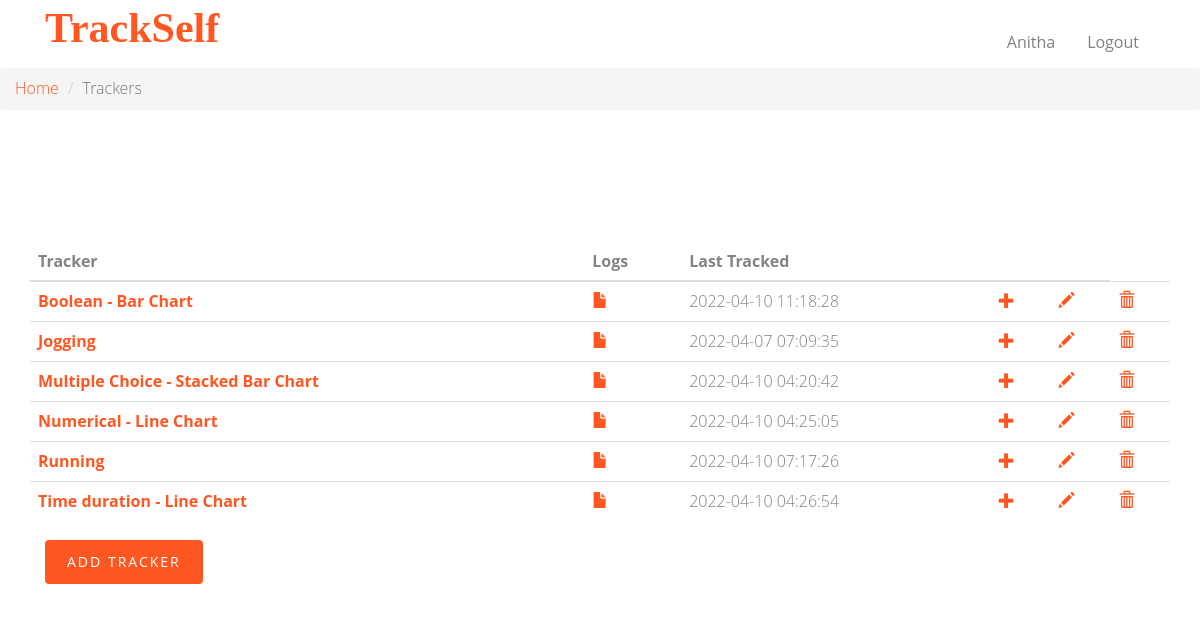
The app's page /trackers (signed in) with its own data.
### final/application/models.py (models this page shows)
class User(db.Model, UserMixin):
    __tablename__ = 'user'
    id = db.Column(db.Integer, autoincrement=True, primary_key=True)
    username = db.Column(db.String, unique=False)
    email = db.Column(db.String, unique=True)
    password = db.Column(db.String(255))
    active = db.Column(db.Boolean())
    roles = db.relationship('Role', secondary=roles_users,backref=db.backref('users', lazy='dynamic'))

class Tracker(db.Model):
    __tablename__ = 'tracker'
    id = db.Column(db.Integer, autoincrement=True, primary_key=True)
    name = db.Column(db.String, unique=True, nullable=False)
    description = db.Column(db.String, nullable=False)
    type = db.Column(db.String, nullable=False)
    settings = db.Column(db.String)

### final/application/controllers.py (the view)
@app.route("/trackers")
@login_required
def trackers_page():
    latest_logs = db.session.query(
        Log.tracker, db.func.max(Log.timestamp).label('last_tracked')
    ).group_by(Log.tracker).subquery()
    trackers = db.session.query(Tracker.id, Tracker.name, latest_logs.c.last_tracked).outerjoin(latest_logs, Tracker.id ==
                                                                               latest_logs.c.tracker)
    return render_template('trackers-get.html', trackers=trackers)

### final/templates/trackers-get.html (shortened to what this page needs)
<!DOCTYPE html>
<html class="no-js">
<head>
    {% include 'css.html' %}
</head>
<body>
<div id="fh5co-wrapper">
    <div id="fh5co-page">
        <header id="fh5co-header-section" class="sticky-banner">
            <div class="container">
                <div class="nav-header">
                    <h1 id="fh5co-logo" class="col-sm-2"><a href="/">TrackSelf</a></h1>
                    {% include 'login-state.html' %}
                </div>
            </div>
        </header>
        <nav aria-label="breadcrumb">
            <ol class="breadcrumb">
                <li class="breadcrumb-item"><a href="/">Home</a></li>
                <li class="breadcrumb-item active" aria-current="page">Trackers</li>
            </ol>
        </nav>
        <div id="fh5co-contact" class="animate-box">
            <div class="container">
                <div class="row">
                    <div class="col-md-12">
                        <table id="tracker-table" class="table">
                            <thead>
                            <th scope="col">Tracker</th>
                            <th scope="col">Logs</th>
                            <th scope="col">Last Tracked</th>
                            <th scope="col"></th>
                            <th scope="col"></th>
                            </thead>
                            <tbody>
                            {% for tracker in trackers%}
                            <tr>
                                <th scope="row"><a href="/trackers/{{ tracker['id'] }}">{{ tracker['name'] }}</a></th>
                                <td><a href="/trackers/{{ tracker['id'] }}/logs"><i
                                        class="glyphicon glyphicon-file"></i></a></td>
                                <td>{{ tracker['last_tracked'] }}</td>
                                <td><a href="/trackers/{{ tracker['id'] }}/logs/create"><i
                                        class="glyphicon glyphicon-plus"></i></a></td>
                                <td><a href="/trackers/{{ tracker['id'] }}/update"><i
                                        class="glyphicon glyphicon-pencil"></i></a></td>
                                <td><a href="/trackers/{{ tracker['id'] }}/delete"><i
                                        class="glyphicon glyphicon-trash"></i></a></td>
                            </tr>
                            {% endfor %}
                            </tbody>
                        </table>
                        <div class="col-md-12">
                            <div class="form-group">
                                <button id="myButton" class="btn btn-primary">Add Tracker</button>
                            </div>
                        </div>
                    </div>
                </div>
            </div>
        </div>
    </div>
</div>
</body>
</html>

### final/templates/login-state.html (shortened to what this page needs)
<nav id="fh5co-menu-wrap" role="navigation" class="col-sm-10">
    <ul class="sf-menu" id="fh5co-primary-menu">
         {% if current_user.is_authenticated %}
            <li>
                <a href = "#">{{current_user.username}}</a>
            </li>
            <li>
                <a href = "/logout">Logout</a>
            </li>
        {% endif %}
    </ul>
</nav>

### final/static/css/superfish.css (style rules this page uses)
.sf-menu, .sf-menu * { margin: 0; padding: 0; list-style: none; }
.sf-menu li { position: relative; }
.sf-menu > li { float: left; }
.sf-menu a { display: block; position: relative; }
.sf-menu { float: left; margin-bottom: 1em; }
.sf-menu a { border-left: 1px solid #fff; border-top: 1px solid #dFeEFF; border-top: 1px solid rgba(255,255,255,.5); padding: .75em 1em; text-decoration: none; zoom: 1; }
.sf-menu a { color: #13a; }
.sf-menu li { background: #BDD2FF; white-space: nowrap; *white-space: normal; -webkit-transition: background .2s; transition: background .2s; }

### final/static/css/style.css (style rules this page uses)
body { font-family: "Open Sans", Arial, sans-serif; line-height: 1.6; font-size: 16px; background: #fff; color: #848484; font-weight: 300; overflow-x: hidden; }
a { color: #ff5722; -webkit-transition: 0.5s, ease; -o-transition: 0.5s, ease; transition: 0.5s, ease; }
p, ul, ol { margin-bottom: 1.5em; font-size: 16px; color: #848484; font-family: "Open Sans", Arial, sans-serif; }
h1, h2, h3, h4, h5, h6 { color: #5a5a5a; font-family: "Open Sans", Arial, sans-serif; font-weight: 400; margin: 0 0 30px 0; }
.sf-menu { margin: 7px 0 0 0 !important; }
.sf-menu { float: right; }
.sf-menu a { color: rgba(0, 0, 0, 0.5); padding: 0.75em 1em !important; font-weight: normal; border-left: none; border-top: none; border-top: none; text-decoration: none; zoom: 1; font-size: 16px; border-bottom: none !important; }
.sf-menu li, .sf-menu ul li, .sf-menu ul ul li, .sf-menu li:hover, .sf-menu li.sfHover { background: transparent; }
#fh5co-header-section { padding: 0; position: relative; left: 0; width: 100%; z-index: 1022; background: #fff; }
.nav-header { position: relative; float: left; width: 100%; }
#fh5co-logo { position: relative; z-index: 2; font-size: 22px; text-transform: uppercase; font-weight: 700; float: left; margin: 5px 0px 0px 0px; }
#fh5co-logo a { color: #ff5722; }
#fh5co-menu-wrap { position: relative; z-index: 2; display: block; float: right; margin-top: 1%; }
#fh5co-menu-wrap .sf-menu a { padding: 1em .75em; }
#fh5co-services, #fh5co-about, #fh5co-contact { padding: 7em 0; }
#fh5co-contact .form-group { margin-bottom: 30px; }
.btn { -webkit-transition: 0.3s; -o-transition: 0.3s; transition: 0.3s; }
.btn { text-transform: uppercase; letter-spacing: 2px; -webkit-transition: 0.3s; -o-transition: 0.3s; transition: 0.3s; }
.btn.btn-primary { background: #ff5722; color: #fff; border: none !important; border: 2px solid transparent !important; }
#fh5co-wrapper { overflow-x: hidden; position: relative; }
#fh5co-page { position: relative; -webkit-transition: 0.5s; -o-transition: 0.5s; transition: 0.5s; }

### final/templates/css.html (style rules this page uses)
#fh5co-logo a { color: #ff5722; text-transform: none; font-family: Garamond; font-size: 42px; }

### records on screen
User: username "Anitha"
Tracker: name "Boolean - Bar Chart", last_tracked "2022-04-10 11:18:28"
Tracker: name "Jogging", last_tracked "2022-04-07 07:09:35"
Tracker: name "Multiple Choice - Stacked Bar Chart", last_tracked "2022-04-10 04:20:42"
Tracker: name "Numerical - Line Chart", last_tracked "2022-04-10 04:25:05"
Tracker: name "Running", last_tracked "2022-04-10 07:17:26"
Tracker: name "Time duration - Line Chart", last_tracked "2022-04-10 04:26:54"
